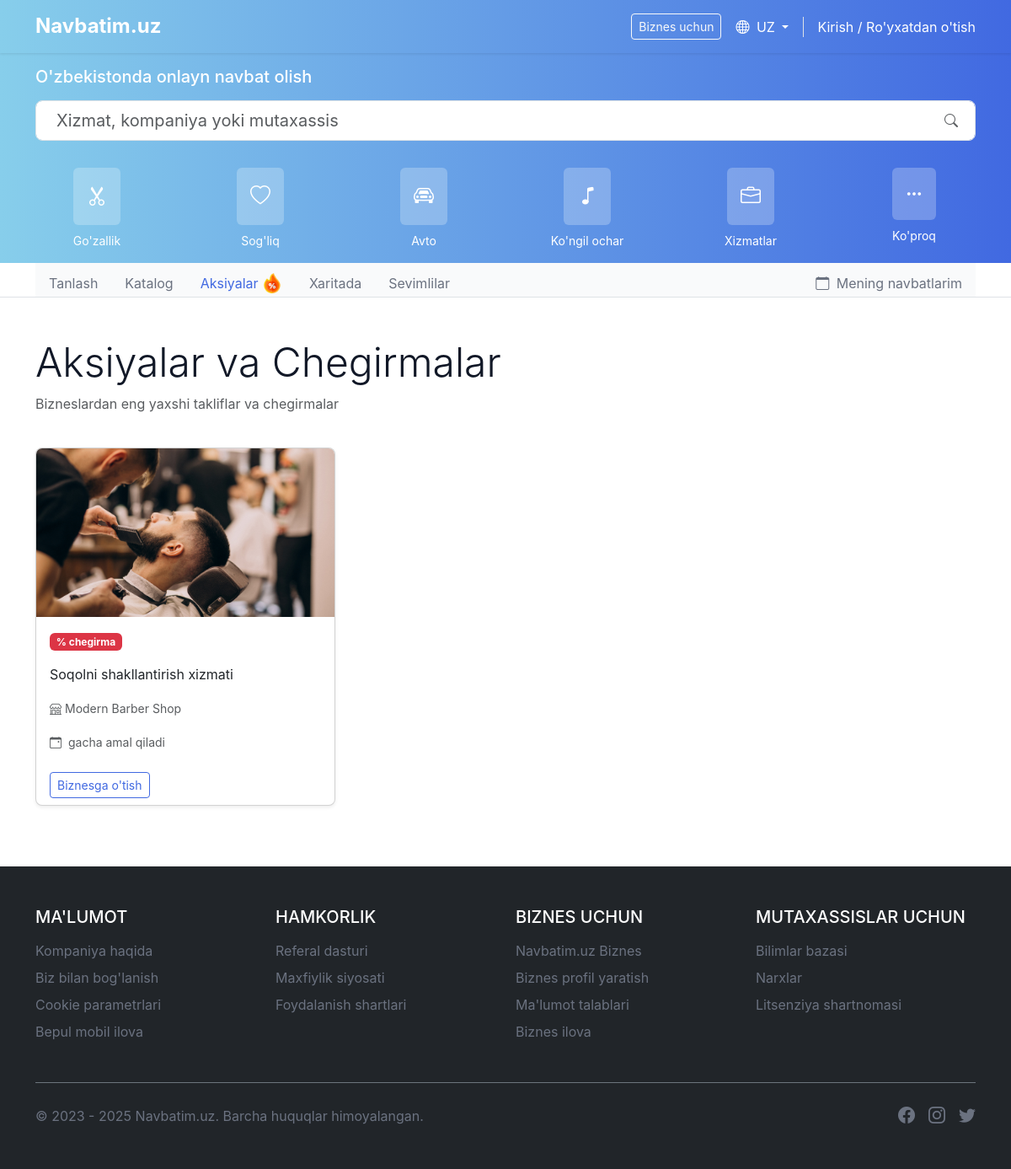
/services/deals/, run on the app's committed database.
### services/models.py (models this page shows, shortened)
class Category(models.Model):
    name = models.CharField(max_length=100)
    slug = models.SlugField(unique=True)
    icon = models.CharField(max_length=50, help_text="Icon name from the icon set")
    icon_color = models.CharField(max_length=50, default="bg-emerald-100 text-emerald-500")
    order = models.PositiveIntegerField(default=0)
    class Meta:
        verbose_name_plural = "Categories"
        ordering = ['order']

class Service(models.Model):
    business = models.ForeignKey(BusinessProfile, on_delete=models.CASCADE, related_name='services')
    category = models.ForeignKey(Category, on_delete=models.CASCADE, related_name='services')
    name = models.CharField(max_length=100)
    description = models.TextField(blank=True)
    image = models.ImageField(upload_to='services/', blank=True, null=True)
    price = models.DecimalField(max_digits=10, decimal_places=2)
    duration = models.PositiveIntegerField(help_text="Duration in minutes")
    has_discount = models.BooleanField(default=False)
    is_active = models.BooleanField(default=True)
    created_at = models.DateTimeField(auto_now_add=True)
    updated_at = models.DateTimeField(auto_now=True)

### users/models.py (models this page shows, shortened)
class BusinessProfile(models.Model):
    user = models.OneToOneField(CustomUser, on_delete=models.CASCADE, related_name='business_profile')
    business_name = models.CharField(max_length=100)
    description = models.TextField(blank=True)
    address = models.CharField(max_length=255)
    city = models.CharField(max_length=100)
    phone_number = models.CharField(max_length=20, blank=True)
    website = models.URLField(blank=True, null=True)
    logo = models.ImageField(upload_to='business_logos/', blank=True, null=True)
    cover_image = models.ImageField(upload_to='business_covers/', blank=True, null=True)
    latitude = models.FloatField(null=True, blank=True)
    longitude = models.FloatField(null=True, blank=True)
    is_premium = models.BooleanField(default=False)
    is_verified = models.BooleanField(default=False)
    created_at = models.DateTimeField(auto_now_add=True)
    updated_at = models.DateTimeField(auto_now=True)

### services/views.py (the view)
# urls.py: path('deals/', views.deals_list, name='deals_list'),
def deals_list(request):
    deals = Service.objects.filter(has_discount=True).select_related('business')
    context = {
        'deals': deals,
    }
    return render(request, 'services/deals_list.html', context)

### core/context_processors.py (called while the page is built)
def categories(request):
    return {
        'global_categories': Category.objects.all()
    }

### templates/services/deals_list.html (shortened to what this page needs)
{% extends 'base.html' %}
{% load static %}
{% block content %}
<div class="container py-5">
    <div class="row">
        <div class="col-12 mb-4">
            <h1 class="display-5">Aksiyalar va Chegirmalar</h1>
            <p class="text-muted">Bizneslardan eng yaxshi takliflar va chegirmalar</p>
        </div>
    </div>
    <div class="row">
        {% if deals %}
            {% for deal in deals %}
                <div class="col-md-6 col-lg-4 mb-4">
                    <div class="card h-100 shadow-sm">
                        {% if deal.image %}
                            <img src="{{ deal.image.url }}" alt="{{ deal.title }}" class="card-img-top" style="height: 200px; object-fit: cover;">
                        {% endif %}
                        <div class="card-body">
                            <div class="badge bg-danger mb-2">{{ deal.discount }}% chegirma</div>
                            <p class="card-text">{{ deal.description|truncatechars:100 }}</p>
                            <p class="card-text">
                                <small class="text-muted">
                                    <i class="bi bi-shop me-1"></i>{{ deal.business.business_name }}
                                </small>
                            </p>
                            <p class="card-text">
                                <small class="text-muted">
                                    <i class="bi bi-calendar-event me-1"></i>{{ deal.end_date|date:"j F, Y" }} gacha amal qiladi
                                </small>
                            </p>
                        </div>
                        <div class="card-footer bg-transparent border-top-0">
                            <a href="business_detail/{{ deal.business.id }}" class="btn btn-outline-primary btn-sm stretched-link">Biznesga o'tish</a>
                        </div>
                    </div>
                </div>
            {% endfor %}
        {% else %}
            <div class="col-12">
                <div class="alert alert-info">
                    <p class="mb-0">Hozirda faol aksiyalar mavjud emas.</p>
                </div>
            </div>
        {% endif %}
    </div>
</div>
{% endblock %}

### templates/includes/navbar.html (shortened to what this page needs)
{% load static %}
<div>
    <div class="bg-gradient-primary text-white">
        <div class="container">
            <div class="py-3">
                <h2 class="h5 mb-3">O'zbekistonda onlayn navbat olish</h2>
                <form action="/services/" method="get" class="position-relative">
                    <input type="text" name="q" class="form-control form-control-lg ps-4" placeholder="Xizmat, kompaniya yoki mutaxassis" aria-label="Search">
                    <button type="submit" class="btn bg-white position-absolute top-50 end-0 translate-middle-y me-2">
                        <i class="bi bi-search text-muted"></i>
                    </button>
                </form>
            </div>
            <div class="py-3">
                <div class="row row-cols-3 row-cols-sm-4 row-cols-md-6 g-5">
                    {% for category in global_categories %}
                    <div class="col">
                        <a href="/services/category/{{category.slug}}" class="text-decoration-none">
                            <div class="d-flex flex-column align-items-center">
                                <div class="rounded p-3 mb-2 bg-light bg-opacity-25 text-white ">
                                    <i class="bi bi-{{ category.icon }} fs-4"></i>
                                </div>
                                <span class="text-white small text-center">{{ category.name }}</span>
                            </div>
                        </a>
                    </div>
                    {% endfor %}
                    <div class="col">
                        <a href="/services/" class="text-decoration-none">
                            <div class="d-flex flex-column align-items-center">
                                <div class="rounded p-3 mb-2 bg-light bg-opacity-25 text-white">
                                    <i class="bi bi-three-dots fs-5"></i>
                                </div>
                                <span class="text-white small text-center">Ko'proq</span>
                            </div>
                        </a>
                    </div>
                </div>
            </div>
        </div>
    </div>
    <div class="bg-white border-bottom">
        <div class="container">
            <ul class="nav nav-tabs border-0">
                <li class="nav-item">
                    <a class="nav-link {% if request.path == '/' %}active{% endif %}" href="{% url 'home' %}">Tanlash</a>
                </li>
                <li class="nav-item">
                    <a class="nav-link {% if request.path == '/services/' %}active{% endif %}" href="/services/">Katalog</a>
                </li>
                <li class="nav-item">
                    <a class="nav-link {% if request.path == '/services/deals/' %}active{% endif %}" href="/services/deals/">
                        Aksiyalar
                        <img src="{% static 'img/hot-sale.png' %}" alt="Hot Sale" style="height: 1.5em; vertical-align: top;">
                    </a>
                </li>
                <li class="nav-item">
                    <a class="nav-link {% if request.path == '/services/map/' %}active{% endif %}" href="/services/map/">Xaritada</a>
                </li>
                <li class="nav-item">
                    <a class="nav-link {% if request.path == '/users/favorites/' %}active{% endif %}" href="{% url 'favorites' %}">Sevimlilar</a>
                </li>
                <li class="nav-item ms-auto">
                    <a class="nav-link {% if request.path == '/appointments/' %}active{% endif %}" href="{% url 'appointment_list' %}">
                        <i class="bi bi-calendar me-1"></i> Mening navbatlarim
                    </a>
                </li>
            </ul>
        </div>
    </div>
</div>

### static/css/styles.css (style rules this page uses)
:root { --primary: #4169E1; --primary-dark: #2A4066; --primary-light: #BFEAFD; --secondary: #87CEEB; --secondary-light: #E6F0FA; --dark: #111827; --light: #f9fafb; --gray: #6b7280; --gray-light: #e5e7eb; --danger: #dc2626; --success: #16a34a; --warning: #facc15; --info: #0ea5e9; }
body { font-family: "Inter", -apple-system, BlinkMacSystemFont, "Segoe UI", Roboto, Oxygen, Ubuntu, Cantarell, "Open Sans", "Helvetica Neue", sans-serif; color: var(--dark); line-height: 1.5; }
.nav-tabs { background-color: var(--light); transition: height 0.3s ease, padding 0.3s ease; height: 40px; overflow: hidden; }
.nav-tabs .nav-link { color: var(--gray); border: none; border-bottom: 2px solid transparent; padding: 0.75rem 1rem; transition: padding 0.3s ease, font-size 0.3s ease; }
.nav-tabs .nav-link.active { color: var(--primary); border-color: var(--primary); background-color: transparent; }
a { color: var(--primary); text-decoration: none; }
.btn-outline-primary { color: var(--primary); border-color: var(--primary); }
.bg-gradient-primary { background: linear-gradient(to right, #87CEEB, #4169E1); }
.card { border-radius: 0.5rem; overflow: hidden; }

### data on the page
Category: name "Go'zallik"
Category: name "Sog'liq"
Category: name "Avto"
Category: name "Ko'ngil ochar"
Category: name "Xizmatlar"
Service: image (picture), description "Soqolni shakllantirish xizmati", business.business_name "Modern Barber Shop"
